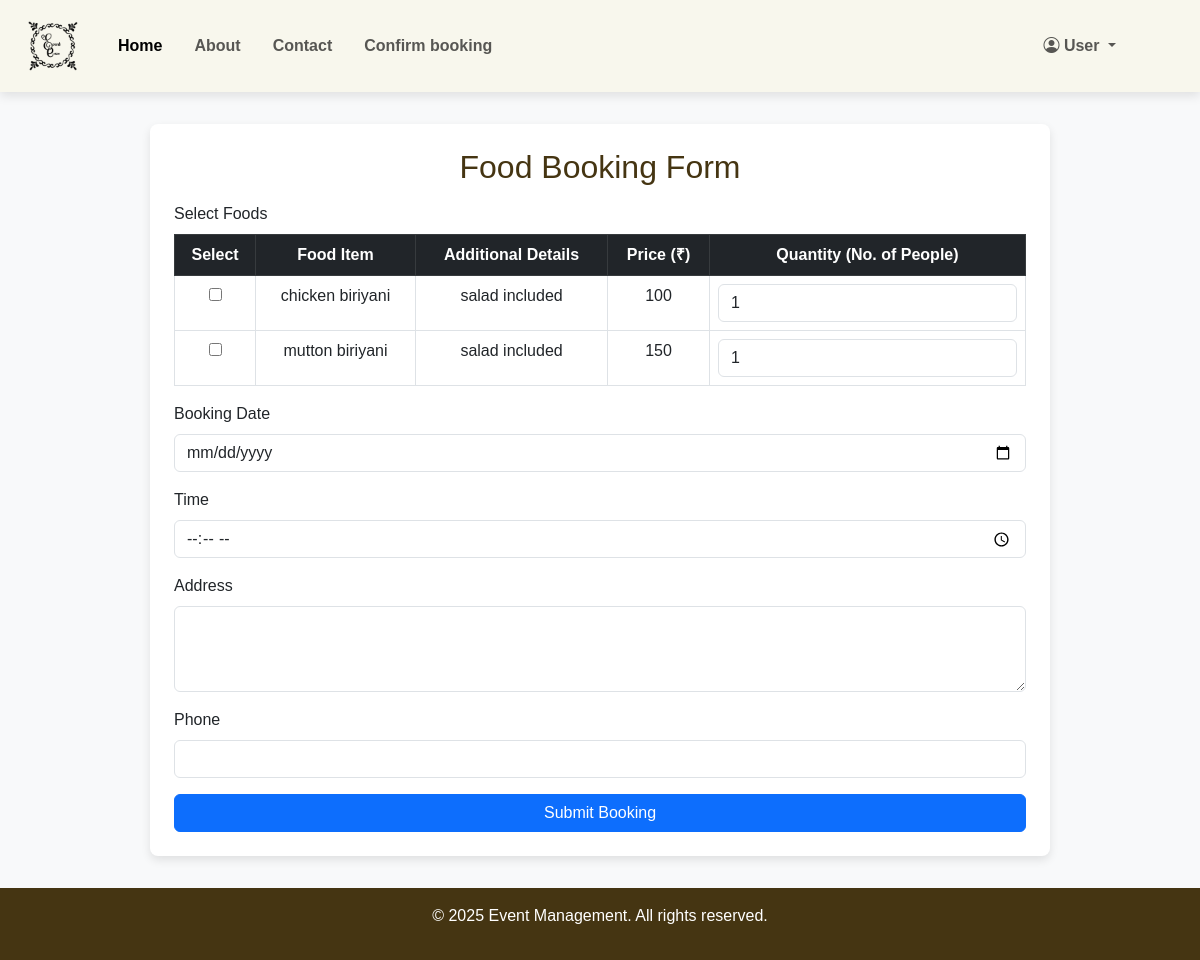
Before: /allfoods (signed in) with the older database file.
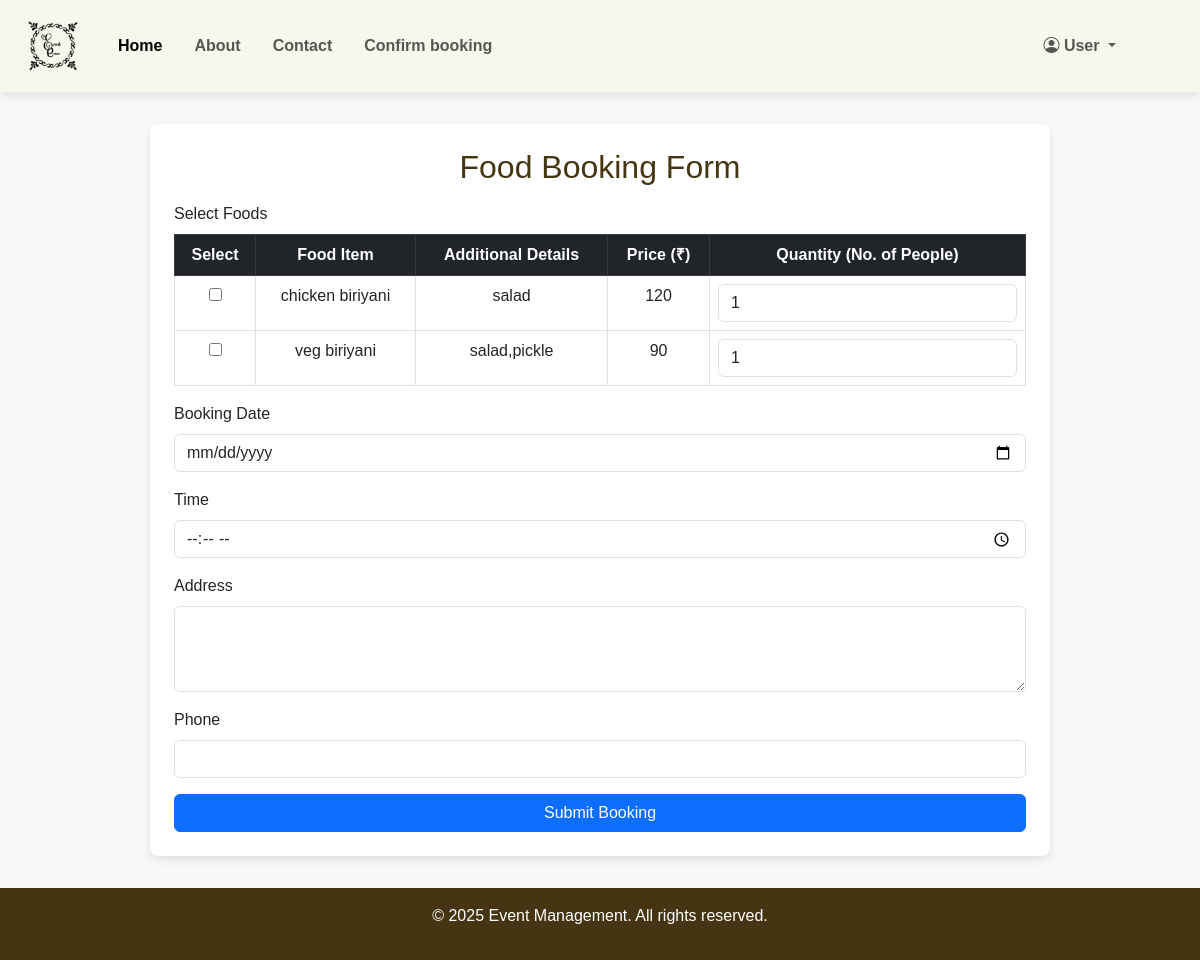
After: the same page with the newer database file.
### app/models.py (models this page shows)
class Catering(models.Model):
    foods=models.TextField()
    price=models.IntegerField()
    dis=models.TextField()

### app/views.py (the view)
# urls.py: path('allfoods',views.allfoods),
def allfoods(req):
    if 'user' in req.session:
        if req.method == 'POST':
            selected_foods = req.POST.getlist('food[]')  # List of selected food IDs
            quantities = {food_id: int(req.POST.get(f'quantity_{food_id}', 1)) for food_id in selected_foods}  # Get quantities for each selected food
            foods = Catering.objects.filter(id__in=selected_foods)
            user = Customer.objects.get(email=req.session['user'])
            total_price = sum(food.price * quantities[str(food.id)] for food in foods)
            total_qty = sum(quantities[str(food.id)] for food in foods)
            booking_date = req.POST['bookingDate']
            time = req.POST['time']
            address = req.POST['address']
            phone = req.POST['phone']
            date = datetime.fromisoformat(booking_date)
            times = datetime.strptime(time, "%H:%M").time()  # Convert time string to a time object
            booking = FoodBooking.objects.create(
                customer=user,
                total_price=total_price,
                booking_date=date,
                time=times,
                address=address,
                phone=phone,
                qty=total_qty  # Store the total quantity
            )
            booking.save()
            return redirect(buy)  # Replace 'buy' with the actual URL name
        else:
            foods = Catering.objects.all()
            return render(req, 'user/allFoods.html', {'services': foods})
    else:
        return redirect('login')  # Ensure the 'login' view name is correct

### templates/user/allFoods.html (shortened to what the changed rows need)
<!DOCTYPE html>
<html lang="en">
<head>
    {% load static %}
    <link href="https://cdn.jsdelivr.net/npm/bootstrap@5.3.0/dist/css/bootstrap.min.css" rel="stylesheet">
    <link href="https://cdn.jsdelivr.net/npm/bootstrap-icons/font/bootstrap-icons.css" rel="stylesheet">
</head>
<body>
    <div class="form-container">
        <h2>Food Booking Form</h2>
        <form method="POST" action="">
            <div class="mb-3">
                <table class="table table-bordered text-center">
                    <thead class="table-dark">
                        <tr>
                            <th>Select</th>
                            <th>Food Item</th>
                            <th>Additional Details</th>
                            <th>Price (₹)</th>
                            <th>Quantity (No. of People)</th>
                        </tr>
                    </thead>
                    <tbody>
                        {% for food in services %}
                        <tr>
                            <td>
                                <input type="checkbox" name="food[]" value="{{ food.id }}">
                            </td>
                            <td>{{ food.foods }}</td>
                            <td>{{ food.dis }}</td>
                            <td>{{ food.price }}</td>
                            <td>
                                <input type="number" name="quantity_{{ food.id }}" value="1" min="1" class="form-control" required>
                            </td>
                        </tr>
                        {% endfor %}
                    </tbody>
                </table>
            </div>
        </form>
    </div>
</body>
</html>

Changed rows visible on the page:
changed Catering "chicken biriyani": dis "salad included" → "salad"; price "100" → "120"
changed Catering: foods "mutton biriyani" → "veg biriyani"; dis "salad included" → "salad,pickle"; price "150" → "90"
